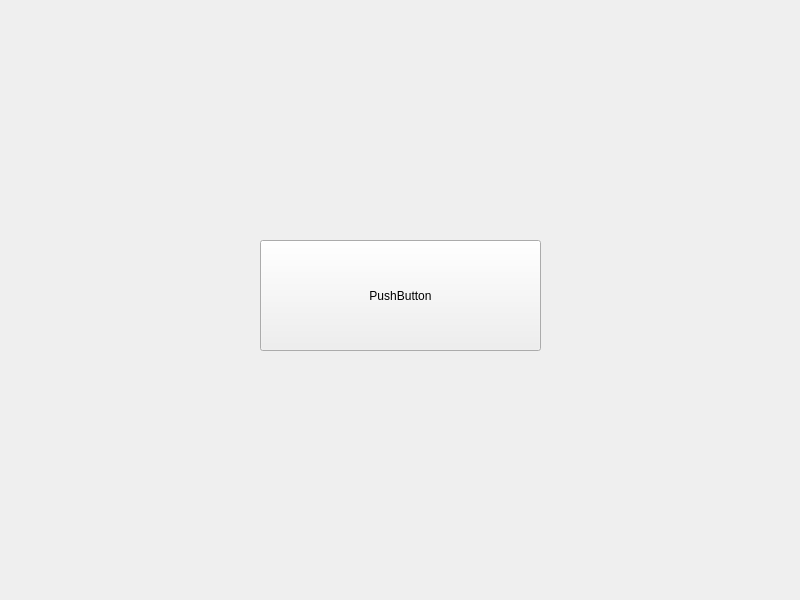
<?xml version="1.0" encoding="UTF-8"?>
<ui version="4.0">
 <class>Widget</class>
 <widget class="QWidget" name="Widget">
  <property name="geometry">
   <rect>
    <x>0</x>
    <y>0</y>
    <width>800</width>
    <height>600</height>
   </rect>
  </property>
  <property name="windowTitle">
   <string>Widget</string>
  </property>
  <widget class="QPushButton" name="pushButton">
   <property name="geometry">
    <rect>
     <x>260</x>
     <y>240</y>
     <width>281</width>
     <height>111</height>
    </rect>
   </property>
   <property name="text">
    <string>PushButton</string>
   </property>
  </widget>
 </widget>
 <resources/>
 <connections/>
</ui>
